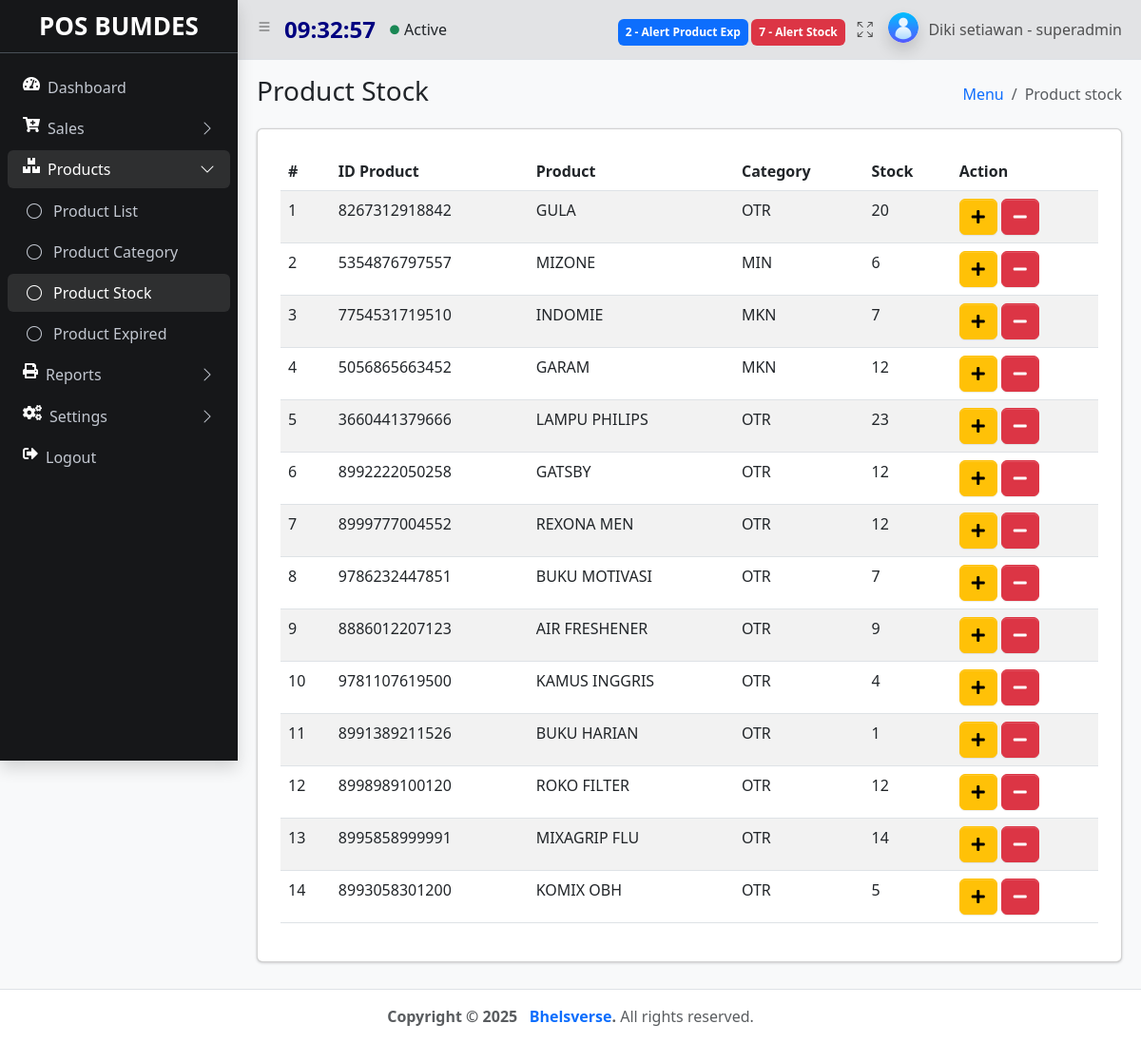
The page /index.php?&module=productStock&action=list (signed in) on the database its author committed.
### tables this page shows
CREATE TABLE `products` (
  `id` int(11) NOT NULL,
  `id_produk` varchar(50) NOT NULL,
  `nama_produk` varchar(100) NOT NULL,
  `id_kategori` varchar(11) NOT NULL,
  `stok` int(9) NOT NULL,
  `satuan` varchar(50) NOT NULL,
  `harga` int(9) NOT NULL,
  `product_exp` date DEFAULT NULL,
  `diskonitem` int(11) NOT NULL,
  `create_at` timestamp NOT NULL DEFAULT current_timestamp(),
  `update_at` timestamp NOT NULL DEFAULT current_timestamp()
);

CREATE TABLE `kategori` (
  `id_kategori` int(11) NOT NULL,
  `flag` text NOT NULL,
  `name` varchar(50) NOT NULL,
  `create_at` timestamp NOT NULL DEFAULT current_timestamp(),
  `update_at` timestamp NOT NULL DEFAULT current_timestamp()
);

### module/productStock/list.php (the view, shortened to what this page needs)
<?php
  $id_produk = isset($_GET['id_produk']) ? $_GET['id_produk'] : false;
  mysqli_query($koneksi, "DELETE FROM products WHERE id_produk='$id_produk'");
  ?>
   <main class="app-main">
        <div class="app-content-header">
          <div class="container-fluid">
            <div class="row">
              <div class="col-sm-6"><h3 class="mb-0">Product Stock</h3></div>
              <div class="col-sm-6">
                <ol class="breadcrumb float-sm-end">
                  <li class="breadcrumb-item"><a href="#">Menu</a></li>
                  <li class="breadcrumb-item active" aria-current="page">Product stock</li>
                </ol>
              </div>
            </div>
              <div class="col mt-2">
                <div class="card  mt-3 p-4">
              <table id="example" class="table table-striped">
                    <thead>
                      <tr>
                        <th scope="col">#</th>
                        <th scope="col">ID Product</th>
                        <th scope="col">Product</th>
                        <th scope="col">Category</th>
                        <th scope="col">Stock</th>
                        <th scope="col">Action</th>
                      </tr>
                    </thead>
                    <tbody>
                <?php
                $query = "SELECT products.id_produk, products.nama_produk, products.stok, products.satuan, products.harga, kategori.flag as flag_kategori FROM products INNER JOIN kategori ON products.id_kategori = kategori.id_kategori";
                $result = mysqli_query($koneksi, $query);
                if($result->num_rows > 0){
                    $no=1;
                while ($item = mysqli_fetch_assoc($result)) {
                  echo "
                      <tr>
                        <td>$no</td>
                        <td>$item[id_produk]</td>
                        <td>$item[nama_produk]</td>
                        <td>$item[flag_kategori]</td>
                        <td>$item[stok]</td>
                        <td> <a href='" . BASE_URL . "index.php?&module=productStock&action=formadd&id_produk=$item[id_produk]' type='button' class='btn btn-warning' ><i class='fas fa-plus'></i></a>
                        <a href='" . BASE_URL . "index.php?&module=productStock&action=formmin&id_produk=$item[id_produk]' type='button' class='btn btn-danger' ><i class='fas fa-minus'></i></a>  </td>
                      </tr>";
                      $no++;
                    };
                   }else{
                    echo '<div class="alert alert-danger alert-dismissible fade show" role="alert">
                    <strong>Data belum ada!</strong> Silahkan inputkan data terlebih dahulu.
                    <button type="button" class="btn-close" data-bs-dismiss="alert" aria-label="Close"></button>
                  </div>';
                   } ?>
                    </tbody>
                  </table>
                </div>
              </div>
            </div>
          </div>
        </div>

### index.php (shortened to what this page needs)
<!doctype html>
<html lang="en">
 <?php
 include 'function/koneksi.php';
 include 'layout/header.php';
 $module = isset($_GET['module']) ? $_GET['module'] : false;
 $action = isset($_GET['action']) ? $_GET['action'] : false;
 ?>
  <body class="layout-fixed sidebar-expand-lg bg-body-tertiary">
    <div class="app-wrapper">
      <?php
      include 'components/navbar.php';
      ?>
      <?php
     include 'layout/sidebar.php';
     ?>
      <?php
        $filename = "module/$module/$action.php";
        if (file_exists($filename)) {
            include_once($filename);
        } else {
            include_once("module/dashboard/index.php");
        }
      ?>
      <?php
      include 'layout/footer.php';
      ?>

### layout/header.php (shortened to what this page needs)
<head>
    <link rel="stylesheet" href="https://cdnjs.cloudflare.com/ajax/libs/font-awesome/5.15.4/css/all.min.css" />
    <link
      rel="stylesheet"
      href="https://cdn.jsdelivr.net/npm/@fontsource/source-sans-3@5.0.12/index.css"
    />
    <link
      rel="stylesheet"
      href="https://cdn.jsdelivr.net/npm/overlayscrollbars@2.10.1/styles/overlayscrollbars.min.css"
    />
    <link
      rel="stylesheet"
      href="https://cdn.jsdelivr.net/npm/bootstrap-icons@1.11.3/font/bootstrap-icons.min.css"
    />
    <link rel="stylesheet" href="template/dist/css/adminlte.css" />
    <link
      rel="stylesheet"
      href="https://cdn.jsdelivr.net/npm/apexcharts@3.37.1/dist/apexcharts.css"
    />
    <link
      rel="stylesheet"
      href="https://cdn.jsdelivr.net/npm/jsvectormap@1.5.3/dist/css/jsvectormap.min.css"
    />
    <link
      rel="stylesheet"
      type="text/css"
      href="https://cdnjs.cloudflare.com/ajax/libs/twitter-bootstrap/5.3.0/css/bootstrap.min.css"
    />
    <link
      rel="stylesheet"
      type="text/css"
      href="https://cdn.datatables.net/2.2.2/css/dataTables.bootstrap5.css"
    />
    <link href="https://cdn.jsdelivr.net/npm/sweetalert2@11.17.2/dist/sweetalert2.min.css" rel="stylesheet">
  </head>

### components/navbar.php (shortened to what this page needs)
<?php
  $stokquery = mysqli_query($koneksi, "SELECT nama_produk, stok FROM products WHERE stok < 10 ");
  $notifalert = $stokquery->num_rows;
$product_exp = mysqli_query($koneksi, "SELECT * FROM products WHERE product_exp = DATE_ADD(CURDATE(), INTERVAL 1 DAY) AND product_exp > CURDATE() ");
$notifalertexp = $product_exp->num_rows;
?>
<nav class="app-header navbar navbar-expand bg-secondary-subtle sticky-top" data-bs-theme="light">
        <div class="container-fluid">
          <ul class="navbar-nav">
            <li class="nav-item">
              <a class="nav-link" data-lte-toggle="sidebar" href="#" role="button">
                <i class="bi bi-list"></i>
              </a>
            </li>
          <li class="nav-item">
          <div class="clock" id="clock">00:00:00</div>
          </li>
          </ul>
          <i class="fas fa-circle text-success " style="font-size: 10px; padding-right:5px; padding-left:10px; "></i> Active
          <ul class="navbar-nav ms-auto">
            <li class="nav-item dropdown" style="padding-right: 70px;">
              <a class="nav-link" data-bs-toggle="dropdown" href="#">
                <span class="navbar-badge badge text-bg-primary p-2" ><?= $notifalertexp;?> - Alert Product Exp</span>
              </a>
            </li>
            <li class="nav-item dropdown">
              <a class="nav-link" data-bs-toggle="dropdown" href="#">
                <span class="navbar-badge badge text-bg-danger p-2" ><?= $notifalert;?> -  Alert Stock</span>
              </a>
            </li>
            <li class="nav-item">
              <a class="nav-link" href="#" data-lte-toggle="fullscreen">
                <i data-lte-icon="maximize" class="bi bi-arrows-fullscreen"></i>
              </a>
            </li>
            <li class="nav-item dropdown user-menu">
              <a href="#" class="nav-link dropdown-toggle" data-bs-toggle="dropdown">
                <img
                  src="template/dist/assets/img/user.png"
                  class="user-image rounded-circle shadow"
                  alt="User Image"
                />
                <span class="d-none d-md-inline">
                <?php
                $nama = $_SESSION['nama'];
                $role = $_SESSION['role'];
                 echo "$nama - $role";
                 ?>
                 </span>
              </a>
            </li>
          </ul>
        </div>
      </nav>

### layout/sidebar.php (shortened to what this page needs)
<aside class="app-sidebar bg-secondary-subtle shadow " data-bs-theme="dark">
        <div class="sidebar-brand ">
         <span style="color: #ffffff; font-size: 26px; text-align:center; font-weight:600 ;">POS BUMDES
        </span>
        </div>
        <div class="sidebar-wrapper">
          <nav class="mt-2">
            <ul
              class="nav sidebar-menu flex-column"
              data-lte-toggle="treeview"
              role="menu"
              data-accordion="false"
            >
              <li class="nav-item " >
                <a <?php if($module=="dashboard" && $action == "main"){
                  echo "class='nav-link active'";
                }?> href='<?php echo BASE_URL . "index.php?&module=dashboard&action=index"; ?>' class="nav-link" >
                <i class="fas fa-tachometer-alt" style="color: #ffffff;"></i>
                  <p>
                    Dashboard
                  </p>
                </a>
              </li>
              <li class="nav-item <?php if($module=="salesCashier" || $module=="salesRiwayatHistory"){
                echo "menu-open";
              }
              ?>" >
                <a href="#" class="nav-link ">
                <i class="fas fa-cart-plus" style="color: #ffffff;"></i>
                  <p>
                    Sales
                  </p>
                </a>
              </li>
              <?php if ($_SESSION['role'] == 'admin' || $_SESSION['role'] == 'superadmin' ) : ?>
              <li class="nav-item <?php if($module=="product" || $module=="productCategory" || $module=="productStock" || $module=="productExpired"){
                echo "menu-open";
              }
              ?>" >
                <a href="#" class="nav-link ">
                <i class="fas fa-boxes" style="color: #ffffff;"></i>
                  <p>
                    Products
                  </p>
                </a>
                <ul class="nav nav-treeview">
                  <li class="nav-item ">
                    <a <?php if($module=="product" && $action == "list"){
                  echo "class='nav-link active'";
                }?>  href='<?php echo BASE_URL . "index.php?&module=product&action=list"; ?>' class="nav-link ">
                      <i class="nav-icon bi bi-circle"></i>
                      <p>Product List</p>
                    </a>
                  </li>
                  <li class="nav-item">
                    <a <?php if($module=="productCategory" && $action == "list"){
                  echo "class='nav-link active'";
                }?>  href='<?php echo BASE_URL . "index.php?&module=productCategory&action=list"; ?>' class="nav-link ">
                      <i class="nav-icon bi bi-circle"></i>
                      <p>Product Category </p>
                    </a>
                  </li>
                  <li class="nav-item">
                  <a <?php if($module=="productStock" && $action == "list"){
                  echo "class='nav-link active'";
                }?>  href='<?php echo BASE_URL . "index.php?&module=productStock&action=list"; ?>' class="nav-link ">
                      <i class="nav-icon bi bi-circle"></i>
                      <p>Product Stock </p>
                    </a>
                  </li>
                  <li class="nav-item">
                  <a <?php if($module=="productExpired" && $action == "list"){
                  echo "class='nav-link active'";
                }?>  href='<?php echo BASE_URL . "index.php?&module=productExpired&action=list"; ?>' class="nav-link ">
                      <i class="nav-icon bi bi-circle"></i>
                      <p>Product Expired</p>
                    </a>
                  </li>
                </ul>
              </li>
              <?php endif; ?>
              <?php if ($_SESSION['role'] == 'admin' || $_SESSION['role'] == 'superadmin' ) : ?>
              <li class="nav-item <?php if($module=="salesReport" || $module=="productReport"){
                echo "menu-open";
              }
              ?>" >
                <a href="#" class="nav-link ">
                <i class="fas fa-print" style="color: #ffffff;"></i>
                  <p>
                    Reports
                  </p>
                </a>
              </li>
              <?php endif; ?>
              <?php if ($_SESSION['role'] == 'superadmin' ) : ?>
              <li class="nav-item <?php if($module=="users" || $module=="cashierManagement"){
                echo "menu-open";
              }
              ?>" >
                <a href="#" class="nav-link ">
                <i class="fas fa-cogs" style="color: #ffffff;"></i>
                  <p>
                    Settings
                  </p>
                </a>
              </li>
              <?php endif; ?>
              <li>
              <a href="logout.php" class="nav-link ">
              <i class="fas fa-sign-out-alt" style="color: #ffffff;"></i>
                      <p>Logout</p>
                    </a>
              </li>
            </ul>
          </nav>
        </div>
      </aside>

### layout/footer.php (shortened to what this page needs)
<footer class="app-footer sticky-bottom text-center">
        <strong>
          Copyright &copy; 2025 &nbsp;
          <a href="#" class="text-decoration-none">Bhelsverse</a>.
        </strong>
        All rights reserved.
      </footer>

### components/navbar.php (style rules this page uses)
.clock { color: navy; font-size: 24px; font-weight: bold ; padding: 5px 5px; border-radius: 15px; }

### rows shown on the page
products: id_produk "8267312918842", nama_produk "GULA", id_kategori.flag "OTR", stok "20"
products: id_produk "5354876797557", nama_produk "MIZONE", id_kategori.flag "MIN", stok "6"
products: id_produk "7754531719510", nama_produk "INDOMIE", id_kategori.flag "MKN", stok "7"
products: id_produk "5056865663452", nama_produk "GARAM", id_kategori.flag "MKN", stok "12"
products: id_produk "3660441379666", nama_produk "LAMPU PHILIPS", id_kategori.flag "OTR", stok "23"
products: id_produk "8992222050258", nama_produk "GATSBY", id_kategori.flag "OTR", stok "12"
products: id_produk "8999777004552", nama_produk "REXONA MEN", id_kategori.flag "OTR", stok "12"
products: id_produk "9786232447851", nama_produk "BUKU MOTIVASI", id_kategori.flag "OTR", stok "7"
products: id_produk "8886012207123", nama_produk "AIR FRESHENER", id_kategori.flag "OTR", stok "9"
products: id_produk "9781107619500", nama_produk "KAMUS INGGRIS", id_kategori.flag "OTR", stok "4"
products: id_produk "8991389211526", nama_produk "BUKU HARIAN", id_kategori.flag "OTR", stok "1"
products: id_produk "8998989100120", nama_produk "ROKO FILTER", id_kategori.flag "OTR", stok "12"
products: id_produk "8995858999991", nama_produk "MIXAGRIP FLU", id_kategori.flag "OTR", stok "14"
products: id_produk "8993058301200", nama_produk "KOMIX OBH", id_kategori.flag "OTR", stok "5"

### other values the page prints
$notifalertexp "2"
$notifalert "7"
$nama "Diki setiawan"
$role "superadmin"
